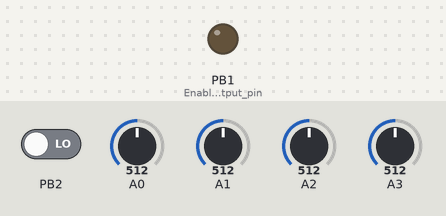
The sketch below on a simulated ATtiny85, built with avr-gcc and run on an emulated ATtiny85. Parts: output pins drawn as LEDs (lit = HIGH). Inputs (shaded band) come from the test bench; at power-on: PB2 LOW, A2 = 512, A3 = 512, A0 = 512, A1 = 512.

Above: at 1.2 s.
1.3 s: PB2 driven HIGH
Timing chart, 0 to 2.7 s (numbered marks = the images above; inputs shaded):
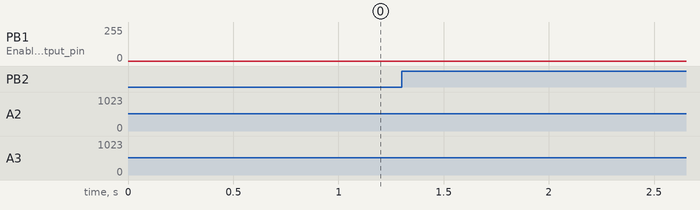

The sketch:

AttinyCZ1Synth.ino
```cpp
// (licence header left out)
//Set Fuses to E1 DD FE for PLLCLK 16MHz

#include <avr/interrupt.h>

#include <avr/io.h>

#include <avr/pgmspace.h>


#ifndef cbi

#define cbi(sfr, bit) (_SFR_BYTE(sfr) &= ~_BV(bit))

#endif

#ifndef sbi

#define sbi(sfr, bit) (_SFR_BYTE(sfr) |= _BV(bit))

#endif


uint8_t phase;

uint8_t otone1;

uint8_t otone2;


volatile uint8_t level1;

volatile uint8_t PDmod;


volatile uint8_t level3;

volatile uint8_t level4;

volatile uint8_t level5;


uint8_t MUX;

volatile uint16_t pitch;

uint16_t phacc;

uint16_t pdacc;

uint8_t dac;


const uint8_t sinetable[256] PROGMEM = {

0,0,0,0,1,1,1,2,2,3,4,5,5,6,7,9,10,11,12,14,15,16,18,20,21,23,25,27,29,31,

33,35,37,39,42,44,46,49,51,54,56,59,62,64,67,70,73,76,78,81,84,87,90,93,96,99,102,105,108,111,115,118,121,124,

127,130,133,136,139,143,146,149,152,155,158,161,164,167,170,173,176,178,181,184,187,190,192,195,198,200,203,205,208,210,212,215,217,219,221,223,225,227,229,231,233,234,236,238,239,240,

242,243,244,245,247,248,249,249,250,251,252,252,253,253,253,254,254,254,254,254,254,254,253,253,253,252,252,251,250,249,249,248,247,245,244,243,242,240,239,238,236,234,233,231,229,227,225,223,

221,219,217,215,212,210,208,205,203,200,198,195,192,190,187,184,181,178,176,173,170,167,164,161,158,155,152,149,146,143,139,136,133,130,127,124,121,118,115,111,108,105,102,99,96,93,90,87,84,81,78,

76,73,70,67,64,62,59,56,54,51,49,46,44,42,39,37,35,33,31,29,27,25,23,21,20,18,16,15,14,12,11,10,9,7,6,5,5,4,3,2,2,1,1,1,0,0,0

};


const uint16_t SAMPLEfreq[1024] PROGMEM ={

1024,1027,1030,1034,1037,1041,1045,1048,1052,1055,1059,1062,1066,1070,1073,1077,

1080,1084,1088,1092,1095,1099,1103,1106,1110,1114,1118,1121,1125,1129,1133,1137,

1141,1145,1148,1152,1156,1160,1164,1168,1172,1176,1180,1184,1188,1192,1196,1200,

1204,1208,1212,1216,1221,1225,1229,1233,1237,1241,1246,1250,1254,1258,1263,1267,

1271,1275,1280,1284,1288,1293,1297,1302,1306,1310,1315,1319,1324,1328,1333,1337,

1342,1346,1351,1356,1360,1365,1369,1374,1379,1383,1388,1393,1398,1402,1407,1412,

1417,1421,1426,1431,1436,1441,1446,1451,1456,1460,1465,1470,1475,1480,1485,1490,

1495,1501,1506,1511,1516,1521,1526,1531,1537,1542,1547,1552,1557,1563,1568,1573,

1579,1584,1589,1595,1600,1606,1611,1617,1622,1628,1633,1639,1644,1650,1655,1661,

1667,1672,1678,1684,1689,1695,1701,1707,1712,1718,1724,1730,1736,1742,1747,1753,

1759,1765,1771,1777,1783,1789,1795,1802,1808,1814,1820,1826,1832,1839,1845,1851,

1857,1864,1870,1876,1883,1889,1895,1902,1908,1915,1921,1928,1934,1941,1947,1954,

1961,1967,1974,1981,1987,1994,2001,2008,2014,2021,2028,2035,2042,2049,2056,2063,

2070,2077,2084,2091,2098,2105,2112,2119,2127,2134,2141,2148,2156,2163,2170,2178,

2185,2192,2200,2207,2215,2222,2230,2237,2245,2253,2260,2268,2276,2283,2291,2299,

2307,2314,2322,2330,2338,2346,2354,2362,2370,2378,2386,2394,2402,2410,2419,2427,

2435,2443,2452,2460,2468,2477,2485,2493,2502,2510,2519,2527,2536,2545,2553,2562,

2571,2579,2588,2597,2606,2614,2623,2632,2641,2650,2659,2668,2677,2686,2695,2704,

2714,2723,2732,2741,2751,2760,2769,2779,2788,2798,2807,2817,2826,2836,2845,2855,

2865,2874,2884,2894,2904,2914,2923,2933,2943,2953,2963,2973,2983,2993,3004,3014,

3024,3034,3045,3055,3065,3076,3086,3097,3107,3118,3128,3139,3149,3160,3171,3182,

3192,3203,3214,3225,3236,3247,3258,3269,3280,3291,3302,3313,3325,3336,3347,3359,

3370,3381,3393,3404,3416,3428,3439,3451,3463,3474,3486,3498,3510,3522,3534,3546,

3558,3570,3582,3594,3606,3618,3631,3643,3655,3668,3680,3693,3705,3718,3730,3743,

3756,3768,3781,3794,3807,3820,3833,3846,3859,3872,3885,3898,3911,3924,3938,3951,

3965,3978,3991,4005,4019,4032,4046,4060,4073,4087,4101,4115,4129,4143,4157,4171,

4185,4199,4214,4228,4242,4257,4271,4286,4300,4315,4329,4344,4359,4373,4388,4403,

4418,4433,4448,4463,4478,4494,4509,4524,4539,4555,4570,4586,4601,4617,4633,4648,

4664,4680,4696,4712,4728,4744,4760,4776,4792,4808,4825,4841,4857,4874,4890,4907,

4924,4940,4957,4974,4991,5008,5025,5042,5059,5076,5093,5110,5128,5145,5162,5180,

5198,5215,5233,5251,5268,5286,5304,5322,5340,5358,5376,5395,5413,5431,5450,5468,

5487,5505,5524,5543,5562,5580,5599,5618,5637,5656,5676,5695,5714,5734,5753,5773,

5792,5812,5831,5851,5871,5891,5911,5931,5951,5971,5992,6012,6032,6053,6073,6094,

6114,6135,6156,6177,6198,6219,6240,6261,6282,6304,6325,6346,6368,6390,6411,6433,

6455,6477,6499,6521,6543,6565,6587,6609,6632,6654,6677,6700,6722,6745,6768,6791,

6814,6837,6860,6883,6907,6930,6954,6977,7001,7025,7049,7072,7096,7120,7145,7169,

7193,7217,7242,7267,7291,7316,7341,7366,7391,7416,7441,7466,7491,7517,7542,7568,

7593,7619,7645,7671,7697,7723,7749,7775,7802,7828,7855,7881,7908,7935,7962,7989,

8016,8043,8070,8098,8125,8153,8180,8208,8236,8264,8292,8320,8348,8377,8405,8433,

8462,8491,8520,8548,8577,8606,8636,8665,8694,8724,8753,8783,8813,8843,8873,8903,

8933,8963,8994,9024,9055,9085,9116,9147,9178,9209,9240,9272,9303,9335,9366,9398,

9430,9462,9494,9526,9559,9591,9624,9656,9689,9722,9755,9788,9821,9854,9888,9921,

9955,9989,10022,10056,10090,10125,10159,10193,10228,10263,10298,10332,10367,10403,10438,10473,

10509,10544,10580,10616,10652,10688,10724,10761,10797,10834,10871,10907,10944,10981,11019,11056,

11094,11131,11169,11207,11245,11283,11321,11360,11398,11437,11475,11514,11553,11593,11632,11671,

11711,11751,11790,11830,11871,11911,11951,11992,12032,12073,12114,12155,12196,12238,12279,12321,

12363,12404,12447,12489,12531,12574,12616,12659,12702,12745,12788,12832,12875,12919,12962,13006,

13051,13095,13139,13184,13228,13273,13318,13363,13409,13454,13500,13546,13591,13638,13684,13730,

13777,13823,13870,13917,13965,14012,14059,14107,14155,14203,14251,14299,14348,14396,14445,14494,

14543,14593,14642,14692,14742,14792,14842,14892,14943,14993,15044,15095,15146,15198,15249,15301,

15353,15405,15457,15509,15562,15615,15668,15721,15774,15828,15881,15935,15989,16043,16098,16152,

16207,16262,16317,16372,16428,16484,16540,16596,16652,16708,16765,16822,16879,16936,16993,17051,

17109,17167,17225,17283,17342,17401,17460,17519,17578,17638,17698,17758,17818,17878,17939,18000,

18061,18122,18184,18245,18307,18369,18431,18494,18557,18620,18683,18746,18810,18873,18937,19002,

19066,19131,19195,19261,19326,19391,19457,19523,19589,19656,19722,19789,19856,19924,19991,20059,

20127,20195,20264,20332,20401,20470,20540,20609,20679,20749,20820,20890,20961,21032,21104,21175,

21247,21319,21391,21464,21537,21610,21683,21756,21830,21904,21978,22053,22128,22203,22278,22353,

22429,22505,22582,22658,22735,22812,22889,22967,23045,23123,23201,23280,23359,23438,23518,23597,

23677,23758,23838,23919,24000,24081,24163,24245,24327,24410,24492,24575,24659,24742,24826,24910,

24995,25080,25165,25250,25336,25421,25508,25594,25681,25768,25855,25943,26031,26119,26208,26297,

26386,26475,26565,26655,26745,26836,26927,27018,27110,27202,27294,27387,27479,27573,27666,27760,

27854,27948,28043,28138,28234,28329,28425,28522,28619,28716,28813,28911,29009,29107,29206,29305,

29404,29504,29604,29704,29805,29906,30007,30109,30211,30313,30416,30519,30623,30727,30831,30935,

31040,31145,31251,31357,31463,31570,31677,31784,31892,32000,32109,32218,32327,32436,32546,32657

};


void setup() {

// Enable 64 MHz PLL and use as source for Timer1

PLLCSR = 1<<PCKE | 1<<PLLE;


// Set up Timer/Counter1 for PWM output

TIMSK = 0; // Timer interrupts OFF

TCCR1 = 1<<PWM1A | 2<<COM1A0 | 1<<CS10; // PWM A, clear on match, 1:1 prescale

//GTCCR = 1<<PWM1B | 2<<COM1B0; // PWM B, clear on match

OCR1A = 128; //OCR1B = 128; // 50% duty at start


pinMode(1, OUTPUT); // Enable PWM output pin

pinMode(2, INPUT);


// Set up Timer/Counter0 for 66979Hz interrupt to output samples.

TCCR0A = 3<<WGM00; // Fast PWM

TCCR0B = 1<<WGM02 | 2<<CS00; // 1/8 prescale

TIMSK = 1<<OCIE0A; // Enable compare match, disable overflow

OCR0A = 29; // 66979Hz


uint16_t dummy=analogRead(0);

}


void loop() {

if (digitalRead(2)) level1=255; //Test for Gate VCA

if (!digitalRead(2)) level1=0;


//————— ADC block ————————————-

if (!(ADCSRA & 64)) {

uint16_t level=((ADCL+(ADCH<<8)));

if (MUX==3) pitch=(pgm_read_word_near( SAMPLEfreq + level));

if (MUX==2) PDmod=(level>>3)+1;

MUX++;

MUX&=3;

ADMUX = MUX; //Select MUX

sbi(ADCSRA, ADSC); //start next conversation

}

//—————————————————————

}

ISR(TIMER0_COMPA_vect) {

phacc+=pitch;

if (phacc & 0x8000) {

phacc &= 0x7FFF;

otone1+=1;

uint8_t env=(255-otone1);

pdacc+=PDmod;

if (!otone1) pdacc=0;

otone2=(pdacc>>3)&255;

dac=((pgm_read_byte(&sinetable[otone2])+pgm_read_byte(&sinetable[(otone2+(127-env))&255]))>>1);

OCR1A = dac&level1; //Gate the signal

}

//—————————————————————–

}
```
